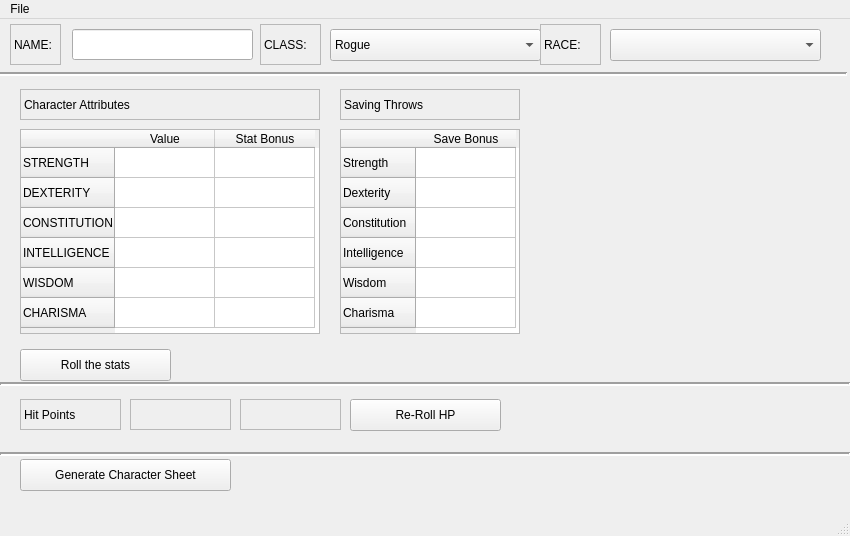
<?xml version="1.0" encoding="UTF-8"?>
<ui version="4.0">
 <class>DDMainMenuWindow</class>
 <widget class="QMainWindow" name="DDMainMenuWindow">
  <property name="geometry">
   <rect>
    <x>0</x>
    <y>0</y>
    <width>850</width>
    <height>536</height>
   </rect>
  </property>
  <property name="windowTitle">
   <string>MainWindow</string>
  </property>
  <widget class="QWidget" name="centralwidget">
   <widget class="QLabel" name="label">
    <property name="geometry">
     <rect>
      <x>10</x>
      <y>5</y>
      <width>51</width>
      <height>41</height>
     </rect>
    </property>
    <property name="frameShape">
     <enum>QFrame::StyledPanel</enum>
    </property>
    <property name="frameShadow">
     <enum>QFrame::Sunken</enum>
    </property>
    <property name="text">
     <string>NAME: </string>
    </property>
   </widget>
   <widget class="QLabel" name="label_2">
    <property name="geometry">
     <rect>
      <x>260</x>
      <y>5</y>
      <width>61</width>
      <height>41</height>
     </rect>
    </property>
    <property name="frameShape">
     <enum>QFrame::StyledPanel</enum>
    </property>
    <property name="frameShadow">
     <enum>QFrame::Sunken</enum>
    </property>
    <property name="text">
     <string>CLASS:</string>
    </property>
   </widget>
   <widget class="QComboBox" name="classSelectionBox">
    <property name="geometry">
     <rect>
      <x>330</x>
      <y>10</y>
      <width>211</width>
      <height>32</height>
     </rect>
    </property>
    <item>
     <property name="text">
      <string>Rogue</string>
     </property>
    </item>
    <item>
     <property name="text">
      <string>Wizard</string>
     </property>
    </item>
    <item>
     <property name="text">
      <string>Cleric</string>
     </property>
    </item>
    <item>
     <property name="text">
      <string>Fighter</string>
     </property>
    </item>
   </widget>
   <widget class="Line" name="line">
    <property name="geometry">
     <rect>
      <x>-3</x>
      <y>50</y>
      <width>850</width>
      <height>10</height>
     </rect>
    </property>
    <property name="font">
     <font>
      <pointsize>20</pointsize>
     </font>
    </property>
    <property name="lineWidth">
     <number>2</number>
    </property>
    <property name="orientation">
     <enum>Qt::Horizontal</enum>
    </property>
   </widget>
   <widget class="QTableWidget" name="statsTable">
    <property name="geometry">
     <rect>
      <x>20</x>
      <y>110</y>
      <width>300</width>
      <height>205</height>
     </rect>
    </property>
    <property name="accessibleName">
     <string/>
    </property>
    <property name="editTriggers">
     <set>QAbstractItemView::NoEditTriggers</set>
    </property>
    <row>
     <property name="text">
      <string>STRENGTH</string>
     </property>
    </row>
    <row>
     <property name="text">
      <string>DEXTERITY</string>
     </property>
    </row>
    <row>
     <property name="text">
      <string>CONSTITUTION</string>
     </property>
    </row>
    <row>
     <property name="text">
      <string>INTELLIGENCE</string>
     </property>
    </row>
    <row>
     <property name="text">
      <string>WISDOM</string>
     </property>
    </row>
    <row>
     <property name="text">
      <string>CHARISMA</string>
     </property>
    </row>
    <column>
     <property name="text">
      <string>Value</string>
     </property>
    </column>
    <column>
     <property name="text">
      <string>Stat Bonus</string>
     </property>
    </column>
   </widget>
   <widget class="QPushButton" name="statsRollButton">
    <property name="geometry">
     <rect>
      <x>20</x>
      <y>330</y>
      <width>151</width>
      <height>32</height>
     </rect>
    </property>
    <property name="text">
     <string>Roll the stats</string>
    </property>
   </widget>
   <widget class="QTableWidget" name="savingThrowTable">
    <property name="geometry">
     <rect>
      <x>340</x>
      <y>110</y>
      <width>180</width>
      <height>205</height>
     </rect>
    </property>
    <row>
     <property name="text">
      <string>Strength</string>
     </property>
    </row>
    <row>
     <property name="text">
      <string>Dexterity</string>
     </property>
    </row>
    <row>
     <property name="text">
      <string>Constitution</string>
     </property>
    </row>
    <row>
     <property name="text">
      <string>Intelligence</string>
     </property>
    </row>
    <row>
     <property name="text">
      <string>Wisdom</string>
     </property>
    </row>
    <row>
     <property name="text">
      <string>Charisma</string>
     </property>
    </row>
    <column>
     <property name="text">
      <string>Save Bonus</string>
     </property>
    </column>
   </widget>
   <widget class="QLabel" name="label_3">
    <property name="geometry">
     <rect>
      <x>20</x>
      <y>70</y>
      <width>300</width>
      <height>31</height>
     </rect>
    </property>
    <property name="frameShape">
     <enum>QFrame::StyledPanel</enum>
    </property>
    <property name="frameShadow">
     <enum>QFrame::Sunken</enum>
    </property>
    <property name="lineWidth">
     <number>2</number>
    </property>
    <property name="midLineWidth">
     <number>1</number>
    </property>
    <property name="text">
     <string>Character Attributes</string>
    </property>
   </widget>
   <widget class="QLabel" name="label_4">
    <property name="geometry">
     <rect>
      <x>340</x>
      <y>70</y>
      <width>180</width>
      <height>31</height>
     </rect>
    </property>
    <property name="frameShape">
     <enum>QFrame::StyledPanel</enum>
    </property>
    <property name="frameShadow">
     <enum>QFrame::Sunken</enum>
    </property>
    <property name="lineWidth">
     <number>2</number>
    </property>
    <property name="midLineWidth">
     <number>1</number>
    </property>
    <property name="text">
     <string>Saving Throws</string>
    </property>
   </widget>
   <widget class="Line" name="line_2">
    <property name="geometry">
     <rect>
      <x>0</x>
      <y>360</y>
      <width>850</width>
      <height>10</height>
     </rect>
    </property>
    <property name="font">
     <font>
      <pointsize>20</pointsize>
     </font>
    </property>
    <property name="lineWidth">
     <number>2</number>
    </property>
    <property name="orientation">
     <enum>Qt::Horizontal</enum>
    </property>
   </widget>
   <widget class="QLabel" name="label_5">
    <property name="geometry">
     <rect>
      <x>20</x>
      <y>380</y>
      <width>101</width>
      <height>31</height>
     </rect>
    </property>
    <property name="frameShape">
     <enum>QFrame::StyledPanel</enum>
    </property>
    <property name="frameShadow">
     <enum>QFrame::Sunken</enum>
    </property>
    <property name="lineWidth">
     <number>2</number>
    </property>
    <property name="midLineWidth">
     <number>1</number>
    </property>
    <property name="text">
     <string>Hit Points</string>
    </property>
   </widget>
   <widget class="QLabel" name="label_6">
    <property name="geometry">
     <rect>
      <x>130</x>
      <y>380</y>
      <width>101</width>
      <height>31</height>
     </rect>
    </property>
    <property name="frameShape">
     <enum>QFrame::StyledPanel</enum>
    </property>
    <property name="frameShadow">
     <enum>QFrame::Sunken</enum>
    </property>
    <property name="lineWidth">
     <number>2</number>
    </property>
    <property name="midLineWidth">
     <number>1</number>
    </property>
    <property name="text">
     <string/>
    </property>
   </widget>
   <widget class="QLabel" name="hitPointsLabel">
    <property name="geometry">
     <rect>
      <x>240</x>
      <y>380</y>
      <width>101</width>
      <height>31</height>
     </rect>
    </property>
    <property name="frameShape">
     <enum>QFrame::StyledPanel</enum>
    </property>
    <property name="frameShadow">
     <enum>QFrame::Sunken</enum>
    </property>
    <property name="lineWidth">
     <number>2</number>
    </property>
    <property name="midLineWidth">
     <number>1</number>
    </property>
    <property name="text">
     <string/>
    </property>
   </widget>
   <widget class="QLabel" name="label_7">
    <property name="geometry">
     <rect>
      <x>540</x>
      <y>5</y>
      <width>61</width>
      <height>41</height>
     </rect>
    </property>
    <property name="frameShape">
     <enum>QFrame::StyledPanel</enum>
    </property>
    <property name="frameShadow">
     <enum>QFrame::Sunken</enum>
    </property>
    <property name="text">
     <string>RACE:</string>
    </property>
   </widget>
   <widget class="QComboBox" name="raceSelectionBox">
    <property name="geometry">
     <rect>
      <x>610</x>
      <y>10</y>
      <width>211</width>
      <height>32</height>
     </rect>
    </property>
    <property name="placeholderText">
     <string>== Select Character Race ==</string>
    </property>
    <item>
     <property name="text">
      <string>Human</string>
     </property>
    </item>
    <item>
     <property name="text">
      <string>Elf</string>
     </property>
    </item>
    <item>
     <property name="text">
      <string>Dwarf</string>
     </property>
    </item>
    <item>
     <property name="text">
      <string>Halfling</string>
     </property>
    </item>
    <item>
     <property name="text">
      <string>Dragonborn</string>
     </property>
    </item>
    <item>
     <property name="text">
      <string>Thieflieng</string>
     </property>
    </item>
    <item>
     <property name="text">
      <string>Half-Orc</string>
     </property>
    </item>
    <item>
     <property name="text">
      <string>Half-Elf</string>
     </property>
    </item>
   </widget>
   <widget class="Line" name="line_3">
    <property name="geometry">
     <rect>
      <x>0</x>
      <y>430</y>
      <width>850</width>
      <height>10</height>
     </rect>
    </property>
    <property name="font">
     <font>
      <pointsize>20</pointsize>
     </font>
    </property>
    <property name="lineWidth">
     <number>2</number>
    </property>
    <property name="orientation">
     <enum>Qt::Horizontal</enum>
    </property>
   </widget>
   <widget class="QPushButton" name="genCharSheet">
    <property name="geometry">
     <rect>
      <x>20</x>
      <y>440</y>
      <width>211</width>
      <height>32</height>
     </rect>
    </property>
    <property name="text">
     <string>Generate Character Sheet</string>
    </property>
   </widget>
   <widget class="QPushButton" name="hpReRoll">
    <property name="geometry">
     <rect>
      <x>350</x>
      <y>380</y>
      <width>151</width>
      <height>32</height>
     </rect>
    </property>
    <property name="text">
     <string>Re-Roll HP</string>
    </property>
   </widget>
   <widget class="QLineEdit" name="characterNameEdit">
    <property name="geometry">
     <rect>
      <x>72</x>
      <y>10</y>
      <width>181</width>
      <height>31</height>
     </rect>
    </property>
   </widget>
  </widget>
  <widget class="QMenuBar" name="menubar">
   <property name="geometry">
    <rect>
     <x>0</x>
     <y>0</y>
     <width>850</width>
     <height>24</height>
    </rect>
   </property>
   <widget class="QMenu" name="menuFile">
    <property name="title">
     <string>File</string>
    </property>
    <addaction name="actionNew"/>
    <addaction name="actionSave"/>
    <addaction name="actionSave_as"/>
    <addaction name="actionQuit"/>
   </widget>
   <addaction name="menuFile"/>
  </widget>
  <widget class="QStatusBar" name="statusbar"/>
  <action name="actionNew">
   <property name="text">
    <string>New</string>
   </property>
  </action>
  <action name="actionSave">
   <property name="text">
    <string>Save</string>
   </property>
  </action>
  <action name="actionSave_as">
   <property name="text">
    <string>Save as</string>
   </property>
  </action>
  <action name="actionQuit">
   <property name="text">
    <string>Quit</string>
   </property>
  </action>
 </widget>
 <resources/>
 <connections/>
</ui>
